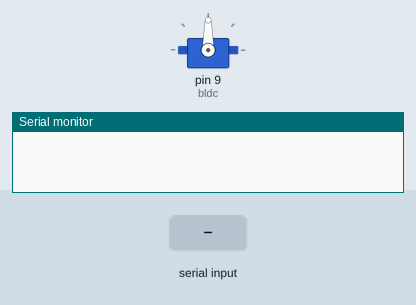
Bench run of a sketch on a simulated Arduino Uno, built with avr-gcc and run on an emulated ATmega328P. Shown: servo, the last lines printed to the serial monitor. Inputs (shaded band) come from the test bench.

Above: at 1.2 s.
1.3 s: "A" received over Serial
At 2.0 s:
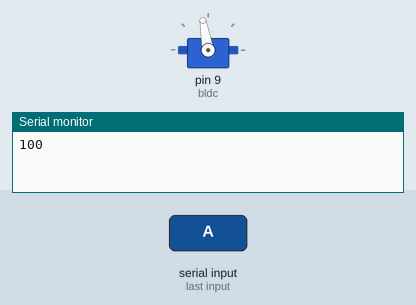
2.8 s: "S" received over Serial
At 3.2 s:
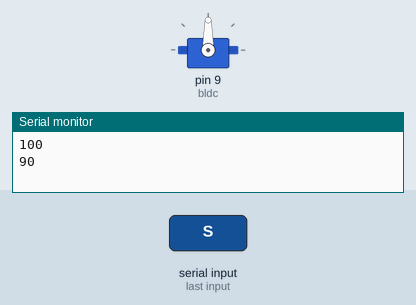
Timing chart, 0 to 5.8 s (numbered marks = the images above; inputs shaded):
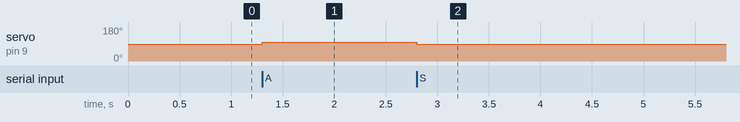

The sketch:

bldc.ino
```cpp
#include <Servo.h>

Servo bldc;

int i = 90;


void setup(){
  Serial.begin(9600);
  bldc.attach(9);
  bldc.write(i);
}

void loop(){
  if(Serial.available()){
    char a = Serial.read();
    if(a == 'A')
      i += 10;
    else if(a =='S')
      i -= 10;
    bldc.write(i);
    Serial.println(i);
  }
}
```

Measured:
- after the input at 1.3 s, servo on pin 9 (bldc): 90° → 100° at once
- after the input at 2.8 s, servo on pin 9 (bldc): 100° → 90° at once
